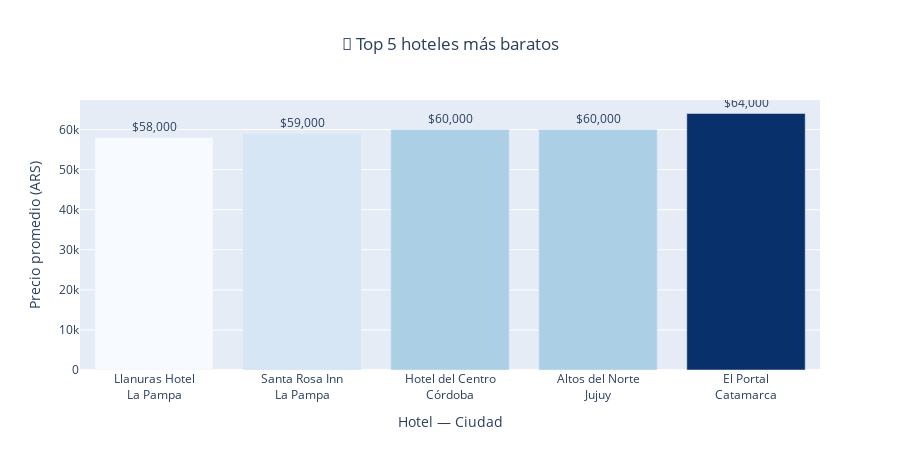

Here is the notebook cell this chart was saved with:
### Code cell
import plotly.express as px

def top5_hoteles_mas_baratos_plotly():
    """
    Muestra el TOP 5 de hoteles más baratos,
    con gráfico interactivo
    """
    print("\n" + "="*80)
    print("2.m.ii — TOP 5 HOTELES MÁS BARATOS")
    print("="*80)

    # Tomamos los 5 hoteles más baratos desde MongoDB
    hoteles = list(db.hoteles.find({}, {"_id": 0, "nombre": 1, "ciudad": 1, "precio": 1}).sort("precio", 1).limit(5))

    if not hoteles:
        print("⚠️ No hay datos de hoteles en MongoDB.")
        return pd.DataFrame(columns=["nombre", "ciudad", "precio"])
    
    # Detalle para el gráfico con salto de línea
    for h in hoteles:
        h["Hotel_Detalle"] = f"{h['nombre']}<br>{h['ciudad']}"

    df = pd.DataFrame(hoteles)

    # Ordenamos de menor a mayor precio para que la barra más alta = hotel más caro
    df = df.sort_values("precio", ascending=True)

    # Gráfico de barras 
    fig = px.bar(
        df,
        x="Hotel_Detalle",
        y="precio",
        color="precio",  # gradiente según precio
        color_continuous_scale=px.colors.sequential.Blues, 
        text="precio",
        title="🏨 Top 5 hoteles más baratos",
        category_orders={"Hotel_Detalle": df["Hotel_Detalle"].tolist()}
    )
    fig.update_traces(
        texttemplate="$%{text:,.0f}",
        textposition="outside"
    )
    fig.update_layout(
        xaxis_title="Hotel — Ciudad",
        yaxis_title="Precio promedio (ARS)",
        title_x=0.5,
        coloraxis_showscale=False,  
        height=450
    )
    fig.show()

    hotel_mas_barato = df.iloc[0]
    print(f" El hotel más barato es **{hotel_mas_barato['nombre']}** en "
          f"{hotel_mas_barato['ciudad']}, con un precio promedio de ${hotel_mas_barato['precio']:,}")

    return df[["nombre", "ciudad", "precio"]]

df_top5_hoteles = top5_hoteles_mas_baratos_plotly()

### Figure 1 — Plotly figure (JSON) as saved in the notebook; plotly's stock layout.template omitted (floating-point values rounded to 4 significant figures)
{"data": [{"hovertemplate": "Hotel_Detalle=%{x}<br>precio=%{marker.color}<extra></extra>", "legendgroup": "", "marker": {"color": [58000, 59000, 60000, 60000, 64000], "coloraxis": "coloraxis", "pattern": {"shape": ""}}, "name": "", "orientation": "v", "showlegend": false, "text": [58000.0, 59000.0, 60000.0, 60000.0, 64000.0], "textposition": "outside", "texttemplate": "$%{text:,.0f}", "type": "bar", "x": ["Llanuras Hotel<br>La Pampa", "Santa Rosa Inn<br>La Pampa", "Hotel del Centro<br>Córdoba", "Altos del Norte<br>Jujuy", "El Portal<br>Catamarca"], "xaxis": "x", "y": [58000, 59000, 60000, 60000, 64000], "yaxis": "y"}], "layout": {"barmode": "relative", "coloraxis": {"colorbar": {"title": {"text": "precio"}}, "colorscale": [[0, "rgb(247,251,255)"], [0.125, "rgb(222,235,247)"], [0.25, "rgb(198,219,239)"], [0.375, "rgb(158,202,225)"], [0.5, "rgb(107,174,214)"], [0.625, "rgb(66,146,198)"], [0.75, "rgb(33,113,181)"], [0.875, "rgb(8,81,156)"], [1, "rgb(8,48,107)"]], "showscale": false}, "height": 450, "legend": {"tracegroupgap": 0}, "title": {"text": "🏨 Top 5 hoteles más baratos", "x": 0.5}, "xaxis": {"anchor": "y", "categoryarray": ["Llanuras Hotel<br>La Pampa", "Santa Rosa Inn<br>La Pampa", "Hotel del Centro<br>Córdoba", "Altos del Norte<br>Jujuy", "El Portal<br>Catamarca"], "categoryorder": "array", "domain": [0, 1], "title": {"text": "Hotel — Ciudad"}}, "yaxis": {"anchor": "x", "domain": [0, 1], "title": {"text": "Precio promedio (ARS)"}}}}
